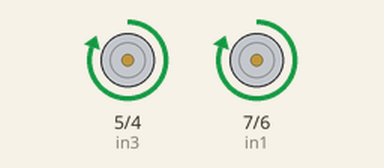
Simulated run of this sketch. Board: Arduino Uno, built with avr-gcc and run on an emulated ATmega328P. On the bench: motor-driver pin pairs drawn as motors (green arrow = first pin HIGH = forward, orange = second pin HIGH = backward, longer = more drive).

Above: at 1.5 s.
At 4.0 s:
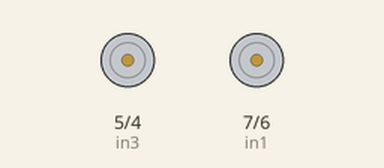
Timing chart, 0 to 6.5 s (numbered marks = the images above):
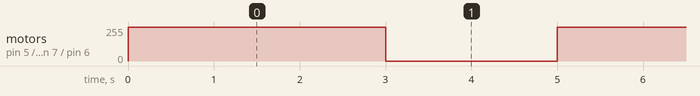

Measured:
- by itself, motor on pin 5 (in3) / pin 4 (in4), motor on pin 7 (in1) / pin 6 (in2): alternates forward 255/255 for 3.0 s and stopped for 2.0 s

The sketch:

four_wheel_drive_code.ino
```cpp
int in1 = 7;
int in2 = 6;
int in3 = 5;
int in4 = 4;

void setup() {
  pinMode(in1, OUTPUT);
  pinMode(in2, OUTPUT);
  pinMode(in3, OUTPUT);
  pinMode(in4, OUTPUT);
}

void TurnMotorA(){
  digitalWrite(in1, HIGH);
  digitalWrite(in2, LOW);
  digitalWrite(in3, HIGH);
  digitalWrite(in4, LOW);
}

void TurnOFFA(){
  digitalWrite(in1, LOW);
  digitalWrite(in2, LOW);
  digitalWrite(in3, LOW);
  digitalWrite(in4, LOW);
}

void loop() {
  TurnMotorA();
  delay(3000);
  TurnOFFA();
  delay(2000);
}
```
